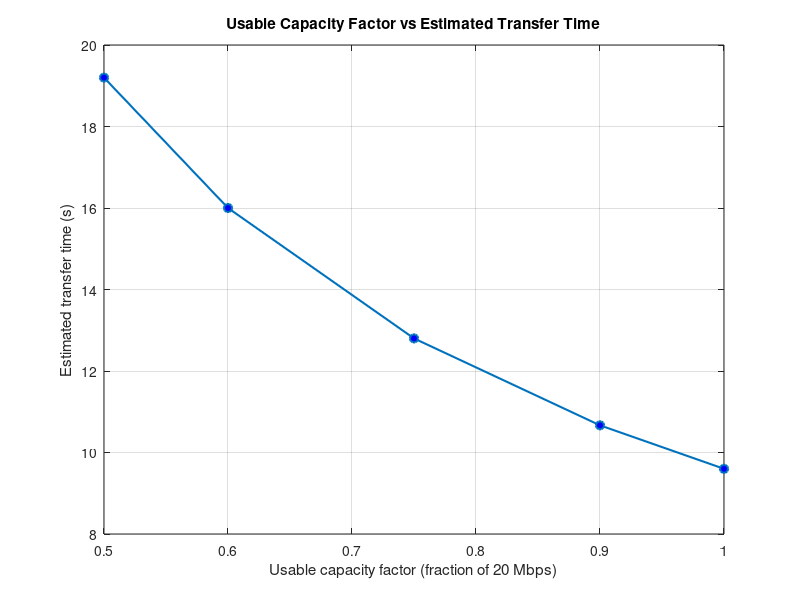

This chart was generated by the following MATLAB code:
%% Q1 - Network Throughput and Data Transfer Time
clear; clc; close all;

% 1. Variables
fileSize_MB  = 24;      % MB (1 MB = 1,000,000 bytes)
linkCap_Mbps = 20;      % Mbps
usableFactor = 0.75;    % fraction of capacity available for file data

% 2. Effective data rate
effRate_Mbps = linkCap_Mbps * usableFactor;

% 3. File size in bits and transfer time
fileSize_bits  = fileSize_MB * 1e6 * 8;
transferTime_s = fileSize_bits / (effRate_Mbps * 1e6);

fprintf('--- Base case ---\n');
fprintf('File size            : %.0f MB = %.0f bits\n', fileSize_MB, fileSize_bits);
fprintf('Usable capacity      : %.2f\n', usableFactor);
fprintf('Effective data rate  : %.2f Mbps\n', effRate_Mbps);
fprintf('Transfer time        : %.2f s\n\n', transferTime_s);

% 4. Repeat for several usable capacity factors
factors   = [0.50 0.60 0.75 0.90 1.00];
effRates  = linkCap_Mbps * factors;
times_s   = fileSize_bits ./ (effRates * 1e6);

% 6. Results table
fprintf('%-18s %-22s %-20s\n', 'Usable factor', 'Effective rate (Mbps)', 'Transfer time (s)');
for k = 1:numel(factors)
    fprintf('%-18.2f %-22.2f %-20.2f\n', factors(k), effRates(k), times_s(k));
end

% 5. Plot
figure;
plot(factors, times_s, '-o', 'LineWidth', 1.5, 'MarkerFaceColor', 'b');
grid on;
title('Usable Capacity Factor vs Estimated Transfer Time');
xlabel('Usable capacity factor (fraction of 20 Mbps)');
ylabel('Estimated transfer time (s)');

% Interpretation
fprintf('\nInterpretation: transfer time is inversely proportional to the usable\n');
fprintf('capacity factor. As more of the link is available for data, the effective\n');
fprintf('rate rises and the same file takes less time to send.\n');
